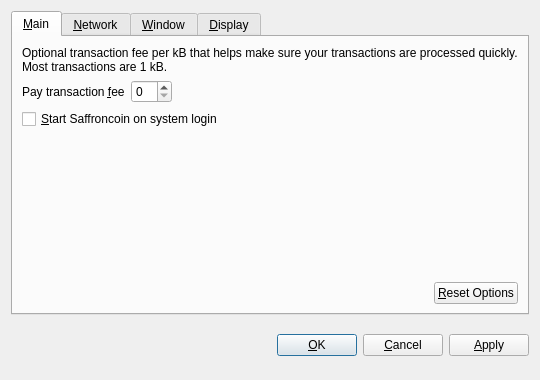
<?xml version="1.0" encoding="UTF-8"?>
<ui version="4.0">
 <class>OptionsDialog</class>
 <widget class="QDialog" name="OptionsDialog">
  <property name="geometry">
   <rect>
    <x>0</x>
    <y>0</y>
    <width>540</width>
    <height>380</height>
   </rect>
  </property>
  <property name="windowTitle">
   <string>Options</string>
  </property>
  <property name="modal">
   <bool>true</bool>
  </property>
  <layout class="QVBoxLayout" name="verticalLayout">
   <item>
    <widget class="QTabWidget" name="tabWidget">
     <property name="tabPosition">
      <enum>QTabWidget::North</enum>
     </property>
     <property name="currentIndex">
      <number>0</number>
     </property>
     <widget class="QWidget" name="tabMain">
      <attribute name="title">
       <string>&amp;Main</string>
      </attribute>
      <layout class="QVBoxLayout" name="verticalLayout_Main">
       <item>
        <widget class="QLabel" name="transactionFeeInfoLabel">
         <property name="text">
          <string>Optional transaction fee per kB that helps make sure your transactions are processed quickly. Most transactions are 1 kB.</string>
         </property>
         <property name="textFormat">
          <enum>Qt::PlainText</enum>
         </property>
         <property name="wordWrap">
          <bool>true</bool>
         </property>
        </widget>
       </item>
       <item>
        <layout class="QHBoxLayout" name="horizontalLayout_1_Main">
         <item>
          <widget class="QLabel" name="transactionFeeLabel">
           <property name="text">
            <string>Pay transaction &amp;fee</string>
           </property>
           <property name="textFormat">
            <enum>Qt::PlainText</enum>
           </property>
           <property name="buddy">
            <cstring>transactionFee</cstring>
           </property>
          </widget>
         </item>
         <item>
          <widget class="BitcoinAmountField" name="transactionFee"/>
         </item>
         <item>
          <spacer name="horizontalSpacer_1_Main">
           <property name="orientation">
            <enum>Qt::Horizontal</enum>
           </property>
           <property name="sizeHint" stdset="0">
            <size>
             <width>40</width>
             <height>20</height>
            </size>
           </property>
          </spacer>
         </item>
        </layout>
       </item>
       <item>
        <widget class="QCheckBox" name="bitcoinAtStartup">
         <property name="toolTip">
          <string>Automatically start Saffroncoin after logging in to the system.</string>
         </property>
         <property name="text">
          <string>&amp;Start Saffroncoin on system login</string>
         </property>
        </widget>
       </item>
       <item>
        <spacer name="verticalSpacer_Main">
         <property name="orientation">
          <enum>Qt::Vertical</enum>
         </property>
         <property name="sizeHint" stdset="0">
          <size>
           <width>20</width>
           <height>40</height>
          </size>
         </property>
        </spacer>
       </item>
       <item>
        <layout class="QHBoxLayout" name="horizontalLayout_2_Main">
         <item>
          <spacer name="horizontalSpacer_2_Main">
           <property name="orientation">
            <enum>Qt::Horizontal</enum>
           </property>
           <property name="sizeHint" stdset="0">
            <size>
             <width>40</width>
             <height>20</height>
            </size>
           </property>
          </spacer>
         </item>
         <item>
          <widget class="QPushButton" name="resetButton">
           <property name="toolTip">
            <string>Reset all client options to default.</string>
           </property>
           <property name="text">
            <string>&amp;Reset Options</string>
           </property>
           <property name="autoDefault">
            <bool>false</bool>
           </property>
          </widget>
         </item>
        </layout>
       </item>
      </layout>
     </widget>
     <widget class="QWidget" name="tabNetwork">
      <attribute name="title">
       <string>&amp;Network</string>
      </attribute>
      <layout class="QVBoxLayout" name="verticalLayout_Network">
       <item>
        <widget class="QCheckBox" name="mapPortUpnp">
         <property name="toolTip">
          <string>Automatically open the Saffroncoin client port on the router. This only works when your router supports UPnP and it is enabled.</string>
         </property>
         <property name="text">
          <string>Map port using &amp;UPnP</string>
         </property>
        </widget>
       </item>
       <item>
        <widget class="QCheckBox" name="connectSocks">
         <property name="toolTip">
          <string>Connect to the Saffroncoin network through a SOCKS proxy (e.g. when connecting through Tor).</string>
         </property>
         <property name="text">
          <string>&amp;Connect through SOCKS proxy:</string>
         </property>
        </widget>
       </item>
       <item>
        <layout class="QHBoxLayout" name="horizontalLayout_Network">
         <item>
          <widget class="QLabel" name="proxyIpLabel">
           <property name="text">
            <string>Proxy &amp;IP:</string>
           </property>
           <property name="textFormat">
            <enum>Qt::PlainText</enum>
           </property>
           <property name="buddy">
            <cstring>proxyIp</cstring>
           </property>
          </widget>
         </item>
         <item>
          <widget class="QValidatedLineEdit" name="proxyIp">
           <property name="maximumSize">
            <size>
             <width>140</width>
             <height>16777215</height>
            </size>
           </property>
           <property name="toolTip">
            <string>IP address of the proxy (e.g. 127.0.0.1)</string>
           </property>
          </widget>
         </item>
         <item>
          <widget class="QLabel" name="proxyPortLabel">
           <property name="text">
            <string>&amp;Port:</string>
           </property>
           <property name="textFormat">
            <enum>Qt::PlainText</enum>
           </property>
           <property name="buddy">
            <cstring>proxyPort</cstring>
           </property>
          </widget>
         </item>
         <item>
          <widget class="QLineEdit" name="proxyPort">
           <property name="maximumSize">
            <size>
             <width>55</width>
             <height>16777215</height>
            </size>
           </property>
           <property name="toolTip">
            <string>Port of the proxy (e.g. 9050)</string>
           </property>
          </widget>
         </item>
         <item>
          <widget class="QLabel" name="socksVersionLabel">
           <property name="text">
            <string>SOCKS &amp;Version:</string>
           </property>
           <property name="textFormat">
            <enum>Qt::PlainText</enum>
           </property>
           <property name="buddy">
            <cstring>socksVersion</cstring>
           </property>
          </widget>
         </item>
         <item>
          <widget class="QValueComboBox" name="socksVersion">
           <property name="toolTip">
            <string>SOCKS version of the proxy (e.g. 5)</string>
           </property>
          </widget>
         </item>
         <item>
          <spacer name="horizontalSpacer_Network">
           <property name="orientation">
            <enum>Qt::Horizontal</enum>
           </property>
           <property name="sizeHint" stdset="0">
            <size>
             <width>40</width>
             <height>20</height>
            </size>
           </property>
          </spacer>
         </item>
        </layout>
       </item>
       <item>
        <spacer name="verticalSpacer_Network">
         <property name="orientation">
          <enum>Qt::Vertical</enum>
         </property>
         <property name="sizeHint" stdset="0">
          <size>
           <width>20</width>
           <height>40</height>
          </size>
         </property>
        </spacer>
       </item>
      </layout>
     </widget>
     <widget class="QWidget" name="tabWindow">
      <attribute name="title">
       <string>&amp;Window</string>
      </attribute>
      <layout class="QVBoxLayout" name="verticalLayout_Window">
       <item>
        <widget class="QCheckBox" name="minimizeToTray">
         <property name="toolTip">
          <string>Show only a tray icon after minimizing the window.</string>
         </property>
         <property name="text">
          <string>&amp;Minimize to the tray instead of the taskbar</string>
         </property>
        </widget>
       </item>
       <item>
        <widget class="QCheckBox" name="minimizeOnClose">
         <property name="toolTip">
          <string>Minimize instead of exit the application when the window is closed. When this option is enabled, the application will be closed only after selecting Quit in the menu.</string>
         </property>
         <property name="text">
          <string>M&amp;inimize on close</string>
         </property>
        </widget>
       </item>
       <item>
        <spacer name="verticalSpacer_Window">
         <property name="orientation">
          <enum>Qt::Vertical</enum>
         </property>
         <property name="sizeHint" stdset="0">
          <size>
           <width>20</width>
           <height>40</height>
          </size>
         </property>
        </spacer>
       </item>
      </layout>
     </widget>
     <widget class="QWidget" name="tabDisplay">
      <attribute name="title">
       <string>&amp;Display</string>
      </attribute>
      <layout class="QVBoxLayout" name="verticalLayout_Display">
       <item>
        <layout class="QHBoxLayout" name="horizontalLayout_1_Display">
         <item>
          <widget class="QLabel" name="langLabel">
           <property name="text">
            <string>User Interface &amp;language:</string>
           </property>
           <property name="textFormat">
            <enum>Qt::PlainText</enum>
           </property>
           <property name="buddy">
            <cstring>lang</cstring>
           </property>
          </widget>
         </item>
         <item>
          <widget class="QValueComboBox" name="lang">
           <property name="toolTip">
            <string>The user interface language can be set here. This setting will take effect after restarting Saffroncoin.</string>
           </property>
          </widget>
         </item>
        </layout>
       </item>
       <item>
        <layout class="QHBoxLayout" name="horizontalLayout_2_Display">
         <item>
          <widget class="QLabel" name="unitLabel">
           <property name="text">
            <string>&amp;Unit to show amounts in:</string>
           </property>
           <property name="textFormat">
            <enum>Qt::PlainText</enum>
           </property>
           <property name="buddy">
            <cstring>unit</cstring>
           </property>
          </widget>
         </item>
         <item>
          <widget class="QValueComboBox" name="unit">
           <property name="toolTip">
            <string>Choose the default subdivision unit to show in the interface and when sending coins.</string>
           </property>
          </widget>
         </item>
        </layout>
       </item>
       <item>
        <widget class="QCheckBox" name="displayAddresses">
         <property name="toolTip">
          <string>Whether to show Saffroncoin addresses in the transaction list or not.</string>
         </property>
         <property name="text">
          <string>&amp;Display addresses in transaction list</string>
         </property>
        </widget>
       </item>
       <item>
        <spacer name="verticalSpacer_Display">
         <property name="orientation">
          <enum>Qt::Vertical</enum>
         </property>
         <property name="sizeHint" stdset="0">
          <size>
           <width>20</width>
           <height>40</height>
          </size>
         </property>
        </spacer>
       </item>
      </layout>
     </widget>
    </widget>
   </item>
   <item>
    <layout class="QHBoxLayout" name="horizontalLayout_Buttons">
     <item>
      <spacer name="horizontalSpacer_1">
       <property name="orientation">
        <enum>Qt::Horizontal</enum>
       </property>
       <property name="sizeHint" stdset="0">
        <size>
         <width>40</width>
         <height>48</height>
        </size>
       </property>
      </spacer>
     </item>
     <item>
      <widget class="QLabel" name="statusLabel">
       <property name="font">
        <font>
         <weight>75</weight>
         <bold>true</bold>
        </font>
       </property>
       <property name="text">
        <string/>
       </property>
       <property name="textFormat">
        <enum>Qt::PlainText</enum>
       </property>
       <property name="wordWrap">
        <bool>true</bool>
       </property>
      </widget>
     </item>
     <item>
      <spacer name="horizontalSpacer_2">
       <property name="orientation">
        <enum>Qt::Horizontal</enum>
       </property>
       <property name="sizeHint" stdset="0">
        <size>
         <width>40</width>
         <height>48</height>
        </size>
       </property>
      </spacer>
     </item>
     <item>
      <widget class="QPushButton" name="okButton">
       <property name="text">
        <string>&amp;OK</string>
       </property>
      </widget>
     </item>
     <item>
      <widget class="QPushButton" name="cancelButton">
       <property name="text">
        <string>&amp;Cancel</string>
       </property>
       <property name="autoDefault">
        <bool>false</bool>
       </property>
      </widget>
     </item>
     <item>
      <widget class="QPushButton" name="applyButton">
       <property name="text">
        <string>&amp;Apply</string>
       </property>
       <property name="autoDefault">
        <bool>false</bool>
       </property>
      </widget>
     </item>
    </layout>
   </item>
  </layout>
 </widget>
 <customwidgets>
  <customwidget>
   <class>BitcoinAmountField</class>
   <extends>QSpinBox</extends>
   <header>bitcoinamountfield.h</header>
  </customwidget>
  <customwidget>
   <class>QValueComboBox</class>
   <extends>QComboBox</extends>
   <header>qvaluecombobox.h</header>
  </customwidget>
  <customwidget>
   <class>QValidatedLineEdit</class>
   <extends>QLineEdit</extends>
   <header>qvalidatedlineedit.h</header>
  </customwidget>
 </customwidgets>
 <resources/>
 <connections/>
</ui>
